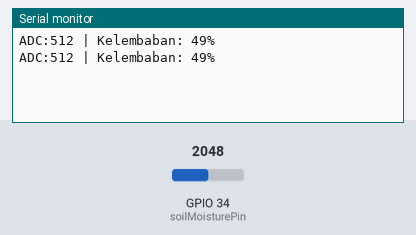
The sketch below on a simulated ESP32. Shown: the last lines printed to the serial monitor. The test bench sets the inputs (shaded band); at power-on: GPIO 34 (soilMoisturePin) = 2048.

Above: at 2.8 s.
2.9 s: GPIO 34 (soilMoisturePin) set to 2866
At 5.1 s:
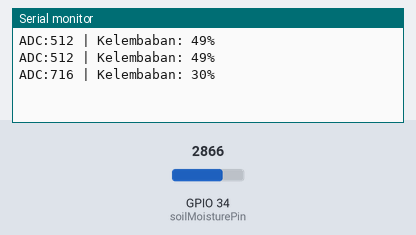
5.6 s: GPIO 34 (soilMoisturePin) set to 3603
At 6.6 s:
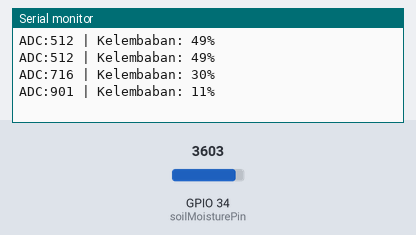
Timing chart, 0 to 8.6 s (numbered marks = the images above; inputs shaded):
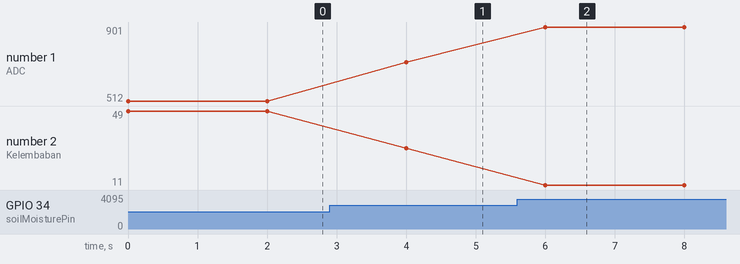

Measured:
- after the input at 2.9 s, the serial monitor: prints a new line after 1.1 s (image 1)
- after the input at 5.6 s, the serial monitor: prints a new line after 0.40 s (image 2)
- plotted number 1: 512 → 716 after the input at 2.9 s, 716 → 901 after the input at 5.6 s
- plotted number 2: 49 → 30 after the input at 2.9 s, 30 → 11 after the input at 5.6 s

The sketch:

soil_moisture.ino
```cpp
const int soilMoisturePin = 34;

void setup() {
  Serial.begin(9600);
}

void loop() {
  int adc = (analogRead(soilMoisturePin) + 1) / 4;
  float tegangan = adc * (5.0 / 1023.0);
  int soilMoisturePercent = (100 - ((adc / 1023.00) * 100));

  Serial.print("ADC:");
  Serial.print(adc);
  Serial.print(" | ");
  Serial.print("Kelembaban: ");
  Serial.print(soilMoisturePercent);
  Serial.println("%");

  delay(2000);
}
```
